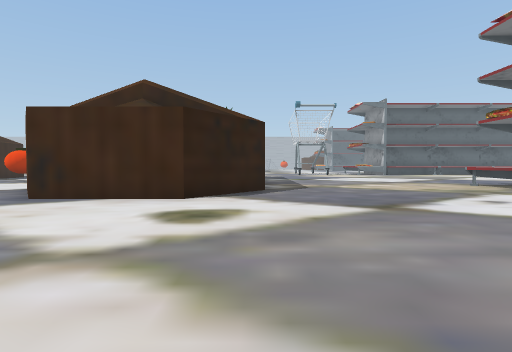
view 1 (above)

23 first-person views from a walk through a Unity game level. The camera is 1.4 m above the floor, tilts 2° down and sees 80° across. The floor is counted in squares, 2 m on a side. Each view is taken from the middle of a square. On the plan, view 1 faces up. The plan holds only what a view shows up to about 10 squares ahead; the rest is blank. The place goes on beyond the plan. The player is left out.

view 2
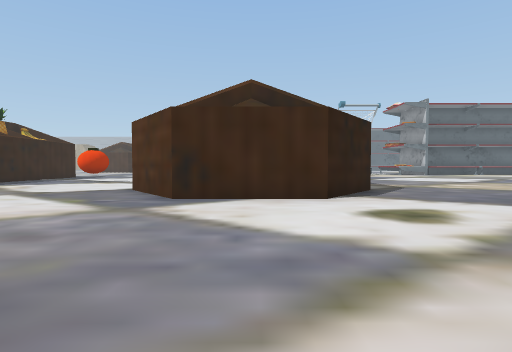

view 3
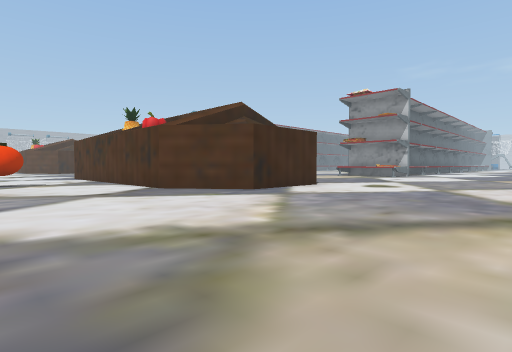

view 4
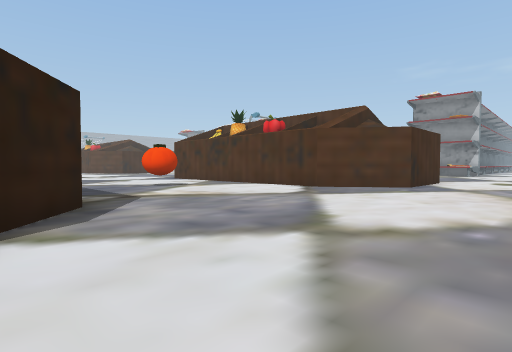

view 5
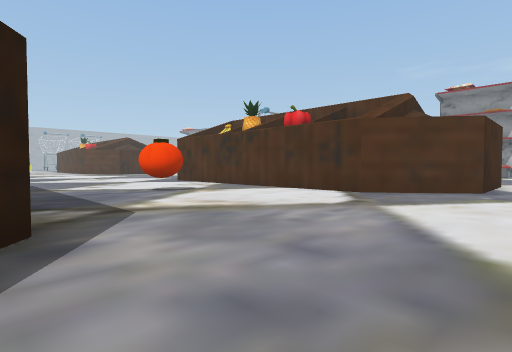

view 6
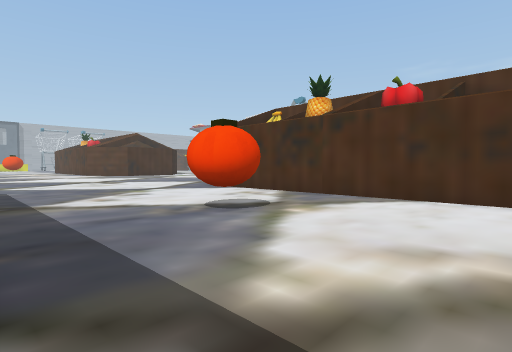

view 7
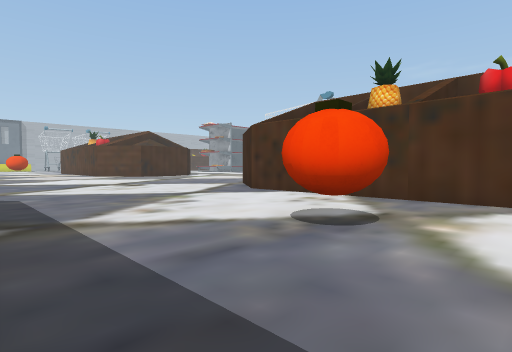

view 8
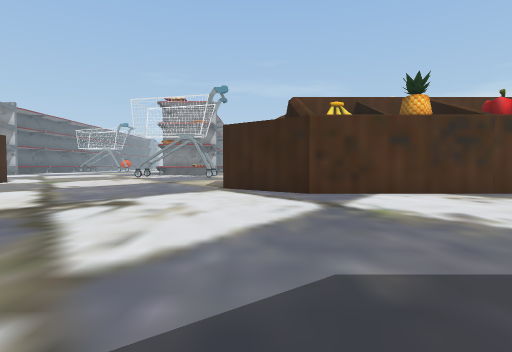

view 9
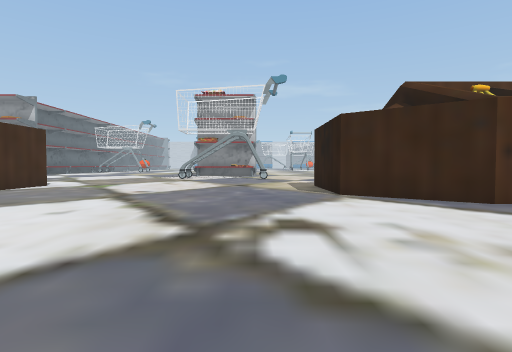

view 10
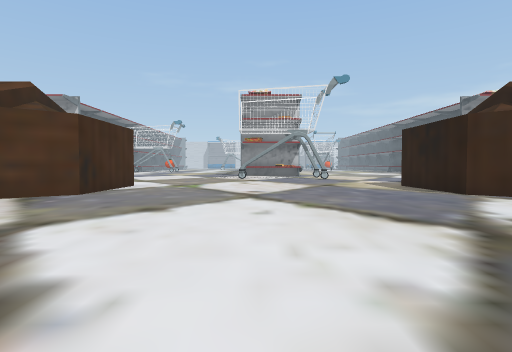

view 11
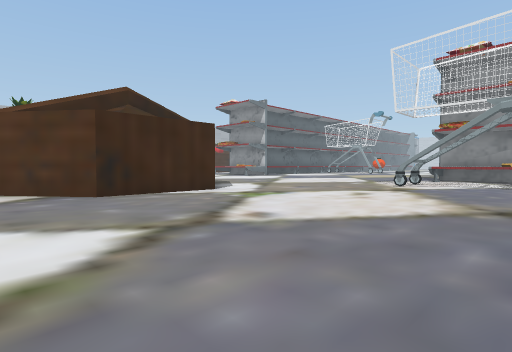

view 12
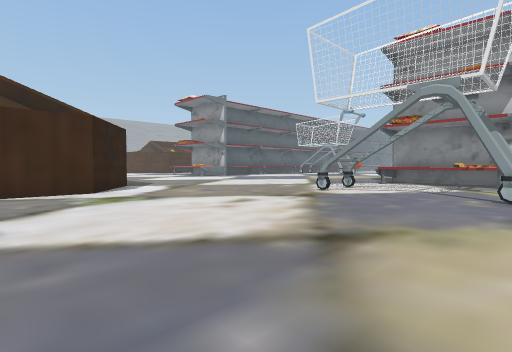

view 13
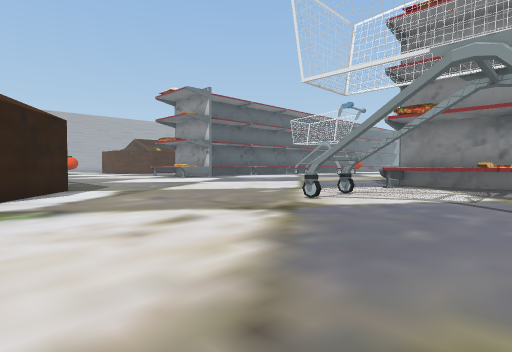

view 14
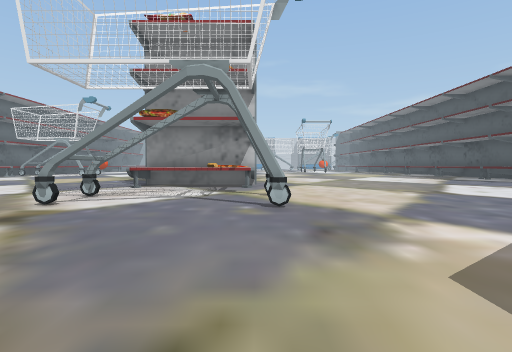

view 15
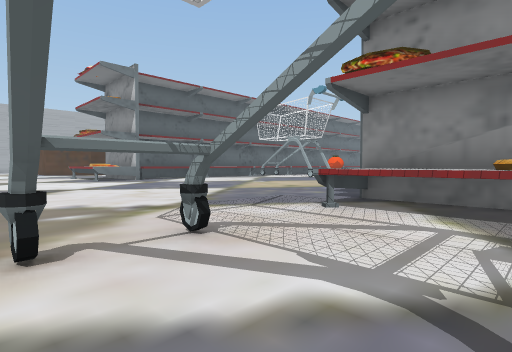

view 16
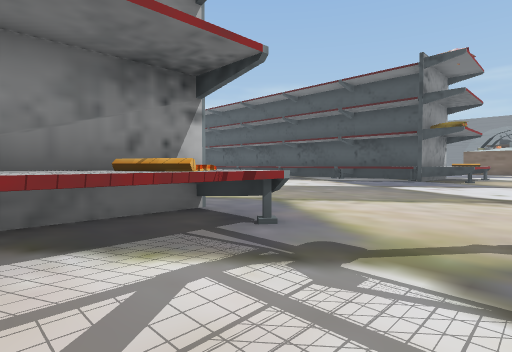

view 17
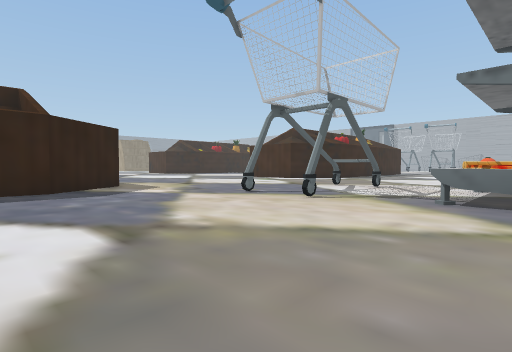

view 18
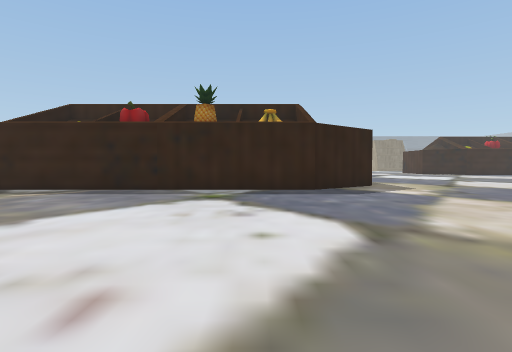

view 19
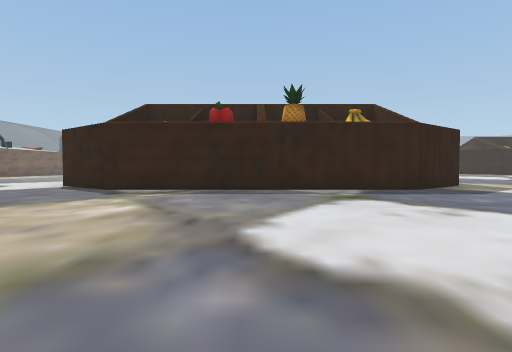

view 20
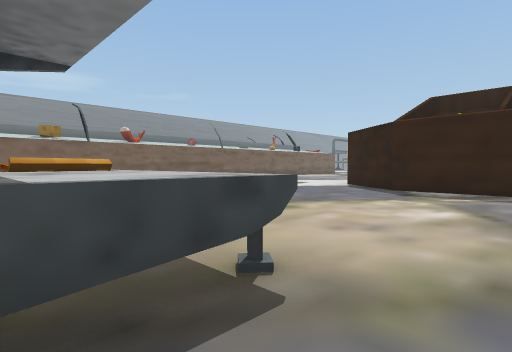

view 21
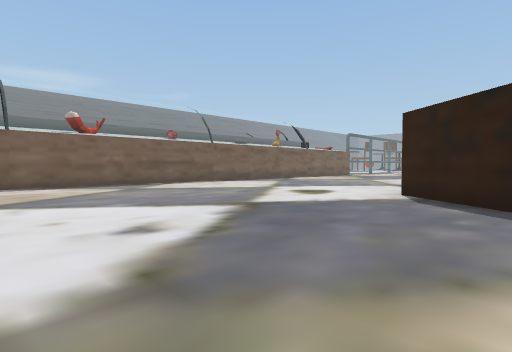

view 22
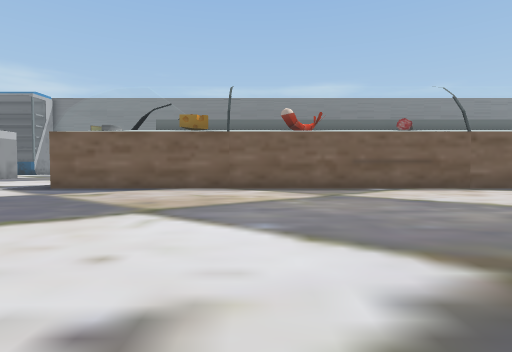

view 23
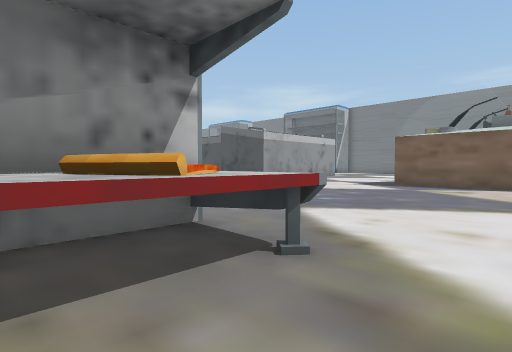

### Floor plan
Points are (right, up) in squares from view 1. A wall is a line through its corners. A room is listed if a view was taken in it or the views show most of it. See-through windows are left out.
Room 1 (views 1, 2, 3, 4, 5, 6, 7, 8, 9, 10, 11, 12, 13, 14, 15, 16, 17, 18, 19, 20, 21, 22, 23)
walls: (-1.3, 19.8) (0.3, 17.7) (0.3, 8.7) (-1.5, 6.3) (-4.7, 6.3) (-6.5, 8.7) (-6.5, 17.7) (-4.8, 20) (-1.9, 20); (-13.4, 8.7) (-14.7, 7); (3, 21.4) (3, 21.9); (3.2, 21.9) (3.2, 21.4); (5.1, 21.9) (5.1, 21.4); (7.2, 10.8) (9, 10.8); (4.7, 25.2) (4.7, 26); (7.4, 8.5) (7.4, 10); (4.9, 25.9) (4.9, 25.3) (3.3, 25.3) (3.3, 25.9); (7.4, 24.4) (7.4, 26); (-3.8, -2.2) (9.5, -2.2); (9.2, 21.9) (9.2, 26.1); (0.3, 31.6) (-1.5, 29.2) (-4.7, 29.2) (-6.2, 31.1); (9.2, 6.6) (9.2, 8.8); (9.2, 25.9) (7.4, 25.9)
objects: other object (-10, 13); other object (8, 7) to (8, 8); other object (8, 22) to (8, 24)

Where each view was taken, in squares from view 1:
view 1: 0 up, 0 right, facing up
view 2: 0 up, 3 left, facing up
view 3: 0 up, 11 left, facing up-right
view 4: 3 up, 15 left, facing up-right
view 5: 5 up, 14 left, facing up-right
view 6: 9 up, 13 left, facing up-right
view 7: 11 up, 13 left, facing up-right
view 8: 19 up, 14 left, facing right
view 9: 22 up, 12 left, facing right
view 10: 25 up, 12 left, facing right
view 11: 22 up, 7 left, facing up-right
view 12: 21 up, 4 left, facing up-right
view 13: 22 up, 2 left, facing up-right
view 14: 22 up, 2 left, facing right
view 15: 23 up, 3 right, facing up-right
view 16: 25 up, 5 right, facing down-right
view 17: 16 up, 9 right, facing up-left
view 18: 16 up, 9 right, facing left
view 19: 13 up, 9 right, facing left
view 20: 12 up, 9 right, facing down-left
view 21: 9 up, 6 right, facing down-left
view 22: 7 up, 4 right, facing down
view 23: 9 up, 6 right, facing down-right
